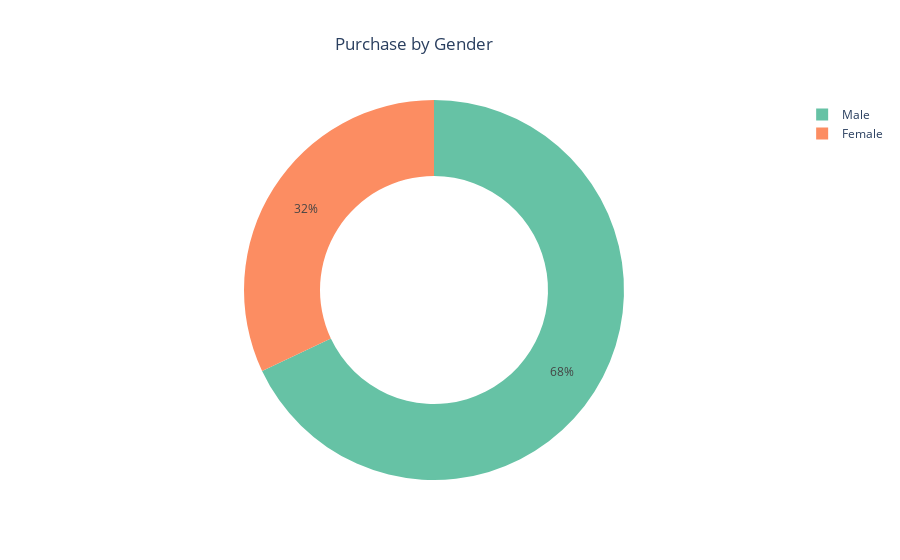

The cell this chart's notebook holds for it:
### Code cell
# Define colors for visualizaiton
colors = ['#66c2a5', '#fc8d62', '#8da0cb', '#e78ac3']

# Checking the gender count
gender_count = trends_df['Gender'].value_counts()

fig = go.Figure(data=[go.Pie(labels=trends_df['Gender'].unique(), 
                             values=gender_count, hole=0.6)]
                            )
# Set colors for each slice
fig.update_traces(marker=dict(colors=colors))

# Setting layout options
fig.update_layout(title='Purchase by Gender', title_x=0.46)

# Show the plot
fig.show()

### Figure 1 — Plotly figure (JSON) as saved in the notebook; plotly's stock layout.template omitted (floating-point values rounded to 4 significant figures)
{"data": [{"hole": 0.6, "labels": ["Male", "Female"], "marker": {"colors": ["#66c2a5", "#fc8d62", "#8da0cb", "#e78ac3"]}, "type": "pie", "values": [2652, 1248]}], "layout": {"title": {"text": "Purchase by Gender", "x": 0.46}}}
